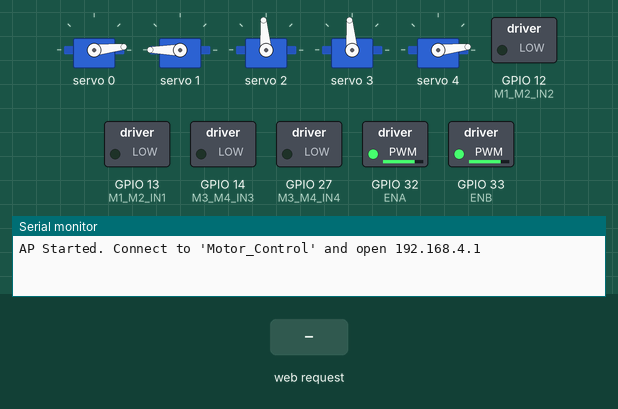
Bench run of a sketch on a simulated ESP32. On the bench: 5 × servo, switched loads named in the sketch (green lamp = pin HIGH), the last lines printed to the serial monitor. Inputs (shaded band) come from the test bench. WiFi joins after 1.5 s; servers stay silent unless stated.

Above: at 1.2 s.
1.3 s: HTTP request GET /Pick received
At 2.1 s:
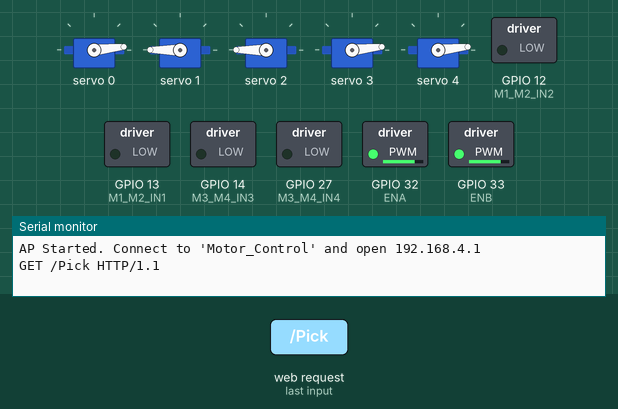
4.3 s: HTTP request GET /Forward received
At 4.6 s:
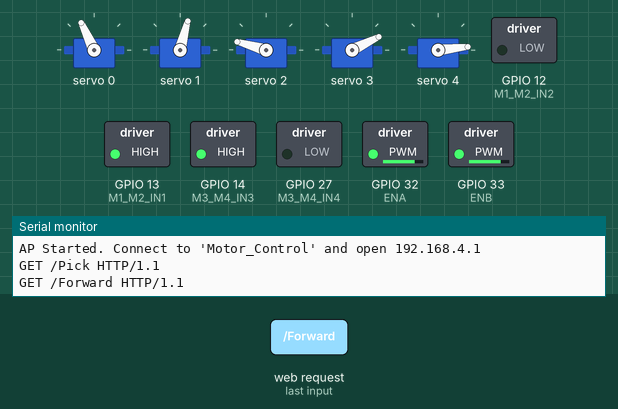
5.8 s: HTTP request GET /Backward received
At 7.0 s:
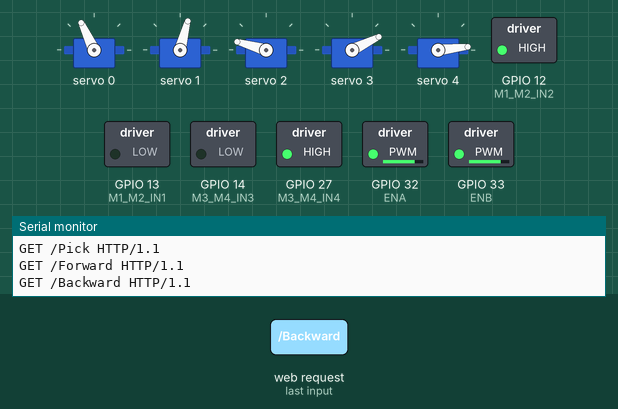
7.3 s: HTTP request GET /Left received
At 8.1 s:
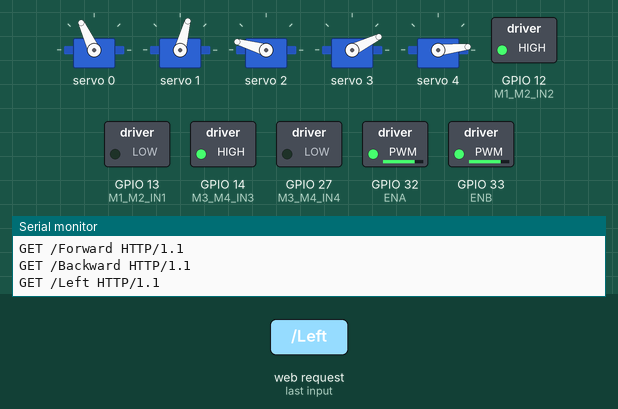
8.8 s: HTTP request GET /Right received
At 9.2 s:
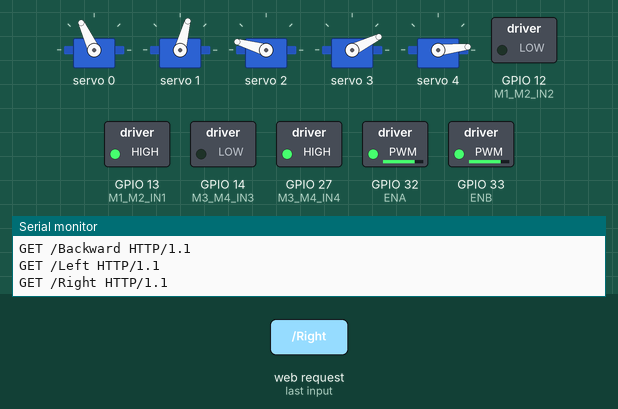
10.3 s: HTTP request GET /ClawOpen received
At 11.6 s:
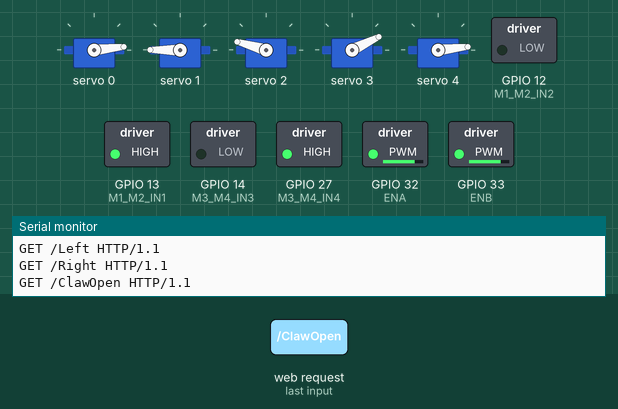
Timing chart, 0 to 12.8 s (numbered marks = the images above; inputs shaded):
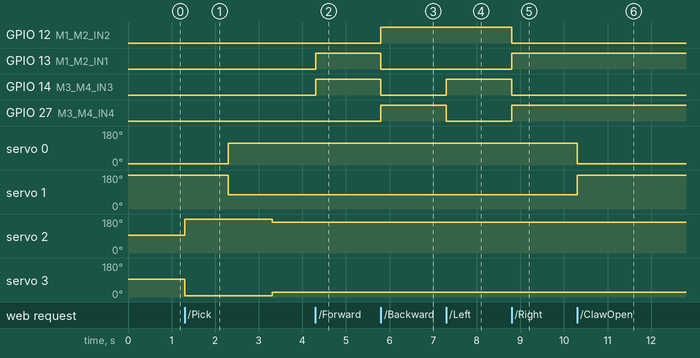

The sketch:

Trash_Bot.ino
```cpp
#include <Wire.h>
#include <Adafruit_PWMServoDriver.h>
#include <WiFi.h>

const char *ssid = "Motor_Control";
const char *password = "12345678";

WiFiServer server(80);

// Define motor control pins
#define M1_M2_IN1 13
#define M1_M2_IN2 12
#define M3_M4_IN3 14
#define M3_M4_IN4 27
#define ENA 32
#define ENB 33

// Create PWM servo driver object
Adafruit_PWMServoDriver pwm = Adafruit_PWMServoDriver();

// Define servo channels on PCA9685
#define SERVO_CLAW_L 0
#define SERVO_CLAW_R 1
#define SERVO_ARM_1 2
#define SERVO_ARM_2 3
#define SERVO_TRASH_BIN 4

// Servo pulse lengths (adjust as needed)
#define SERVO_MIN_PULSE 150   // Minimum pulse length (0 degrees)
#define SERVO_MAX_PULSE 600   // Maximum pulse length (180 degrees)

void setup() {
    Serial.begin(115200);

    pinMode(M1_M2_IN1, OUTPUT);
    pinMode(M1_M2_IN2, OUTPUT);
    pinMode(M3_M4_IN3, OUTPUT);
    pinMode(M3_M4_IN4, OUTPUT);
    pinMode(ENA, OUTPUT);
    pinMode(ENB, OUTPUT);

    // Initialize PCA9685
    pwm.begin();
    pwm.setPWMFreq(60);  // Analog servos run at ~60 Hz updates

    WiFi.softAP(ssid, password);
    server.begin();
    Serial.println("AP Started. Connect to 'Motor_Control' and open 192.168.4.1");

    // Set initial speed (0-255)
    analogWrite(ENA, 200);
    analogWrite(ENB, 200);

    // Set servos to initial position
    setServoAngle(SERVO_CLAW_L, 0);
    setServoAngle(SERVO_CLAW_R, 180);
    setServoAngle(SERVO_ARM_1, 90);
    setServoAngle(SERVO_ARM_2, 90);
    setServoAngle(SERVO_TRASH_BIN, 0);
}

void loop() {
    WiFiClient client = server.available();
    if (!client) return;

    String request = client.readStringUntil('\r');
    Serial.println(request);
    client.flush();

    // Motor Controls
    if (request.indexOf("/Forward") != -1) {
        digitalWrite(M1_M2_IN1, HIGH);
        digitalWrite(M1_M2_IN2, LOW);
        digitalWrite(M3_M4_IN3, HIGH);
        digitalWrite(M3_M4_IN4, LOW);
    }
    if (request.indexOf("/Backward") != -1) {
        digitalWrite(M1_M2_IN1, LOW);
        digitalWrite(M1_M2_IN2, HIGH);
        digitalWrite(M3_M4_IN3, LOW);
        digitalWrite(M3_M4_IN4, HIGH);
    }
    if (request.indexOf("/Left") != -1) {
        digitalWrite(M1_M2_IN1, LOW);
        digitalWrite(M1_M2_IN2, HIGH);
        digitalWrite(M3_M4_IN3, HIGH);
        digitalWrite(M3_M4_IN4, LOW);
    }
    if (request.indexOf("/Right") != -1) {
        digitalWrite(M1_M2_IN1, HIGH);
        digitalWrite(M1_M2_IN2, LOW);
        digitalWrite(M3_M4_IN3, LOW);
        digitalWrite(M3_M4_IN4, HIGH);
    }
    if (request.indexOf("/Stop") != -1) {
        stopMotors();
    }

    // Servo Controls
    if (request.indexOf("/ClawOpen") != -1) {
        setServoAngle(SERVO_CLAW_L, 0);
        setServoAngle(SERVO_CLAW_R, 180);
    }
    if (request.indexOf("/ClawClose") != -1) {
        setServoAngle(SERVO_CLAW_L, 100);
        setServoAngle(SERVO_CLAW_R, 80);
    }
    if (request.indexOf("/Pick") != -1) {
    // Extend arm downward
    setServoAngle(SERVO_ARM_1, 180);  // vertically up
    setServoAngle(SERVO_ARM_2, 0);
    delay(1000);

    // Close claw to grab trash
    setServoAngle(SERVO_CLAW_L, 110);
    setServoAngle(SERVO_CLAW_R, 70);
    delay(1000);

    // Retract arm
    setServoAngle(SERVO_ARM_1, 160);
    setServoAngle(SERVO_ARM_2, 20);
    }
    if (request.indexOf("/Extend") != -1) {
        setServoAngle(SERVO_ARM_1, 160);
        setServoAngle(SERVO_ARM_2, 20);
    }
    if (request.indexOf("/Retract") != -1) {
        setServoAngle(SERVO_ARM_1, 30);
        setServoAngle(SERVO_ARM_2, 150);
    }
    if (request.indexOf("/TrashRotate") != -1) {
        setServoAngle(SERVO_TRASH_BIN, 180);
        delay(1000);
        setServoAngle(SERVO_TRASH_BIN, 0);
    }

    // Webpage Response
    client.println("HTTP/1.1 200 OK");
    client.println("Content-type:text/html");
    client.println();
    client.println("<html><body>");
    client.println("<h2>ESP32 Trash Bot Control</h2>");

    // Motor Buttons
    client.println("<h3>Movement</h3>");
    client.println("<a href='/Forward'><button>Forward</button></a>");
    client.println("<a href='/Backward'><button>Backward</button></a>");
    client.println("<a href='/Left'><button>Left</button></a>");
    client.println("<a href='/Right'><button>Right</button></a>");
    client.println("<a href='/Stop'><button style='background:red;'>STOP</button></a>");

    // Servo Buttons
    client.println("<h3>Claw Control</h3>");
    client.println("<a href='/ClawOpen'><button>Open Claw</button></a>");
    client.println("<a href='/ClawClose'><button>Close Claw</button></a>");

    client.println("<h3>Arm Control</h3>");
    client.println("<a href='/Pick'><button style='background:green;'>Pick</button></a>");
    client.println("<a href='/Extend'><button>Extend Arm</button></a>");
    client.println("<a href='/Retract'><button>Retract Arm</button></a>");

    client.println("<h3>Trash Bin</h3>");
    client.println("<a href='/TrashRotate'><button>Rotate Bin</button></a>");

    client.println("</body></html>");
    client.println();
}

void stopMotors() {
    digitalWrite(M1_M2_IN1, LOW);
    digitalWrite(M1_M2_IN2, LOW);
    digitalWrite(M3_M4_IN3, LOW);
    digitalWrite(M3_M4_IN4, LOW);
}

// Helper function to set servo angle using PCA9685
void setServoAngle(uint8_t servoNum, uint8_t angle) {
    // Map angle (0-180) to pulse length
    uint16_t pulse = map(angle, 0, 180, SERVO_MIN_PULSE, SERVO_MAX_PULSE);
    pwm.setPWM(servoNum, 0, pulse);
}
```

Measured:
- after the input at 1.3 s, servo 0: 6° → 115° after 1.0 s; servo 1: 180° → 75° after 1.0 s; servo 2: 95° → 180° at once, → 164° 2.0 s later; servo 3: 95° → 6° at once, → 26° 2.0 s later
- after the input at 4.3 s, GPIO 13 (M1_M2_IN1), GPIO 14 (M3_M4_IN3): LOW → HIGH at once
- after the input at 5.8 s, GPIO 12 (M1_M2_IN2), GPIO 27 (M3_M4_IN4): LOW → HIGH at once; GPIO 13 (M1_M2_IN1), GPIO 14 (M3_M4_IN3): HIGH → LOW at once
- after the input at 7.3 s, GPIO 14 (M3_M4_IN3): LOW → HIGH at once; GPIO 27 (M3_M4_IN4): HIGH → LOW at once
- after the input at 8.8 s, GPIO 12 (M1_M2_IN2), GPIO 14 (M3_M4_IN3): HIGH → LOW at once; GPIO 13 (M1_M2_IN1), GPIO 27 (M3_M4_IN4): LOW → HIGH at once
- after the input at 10.3 s, servo 0: 115° → 6° at once; servo 1: 75° → 180° at once
